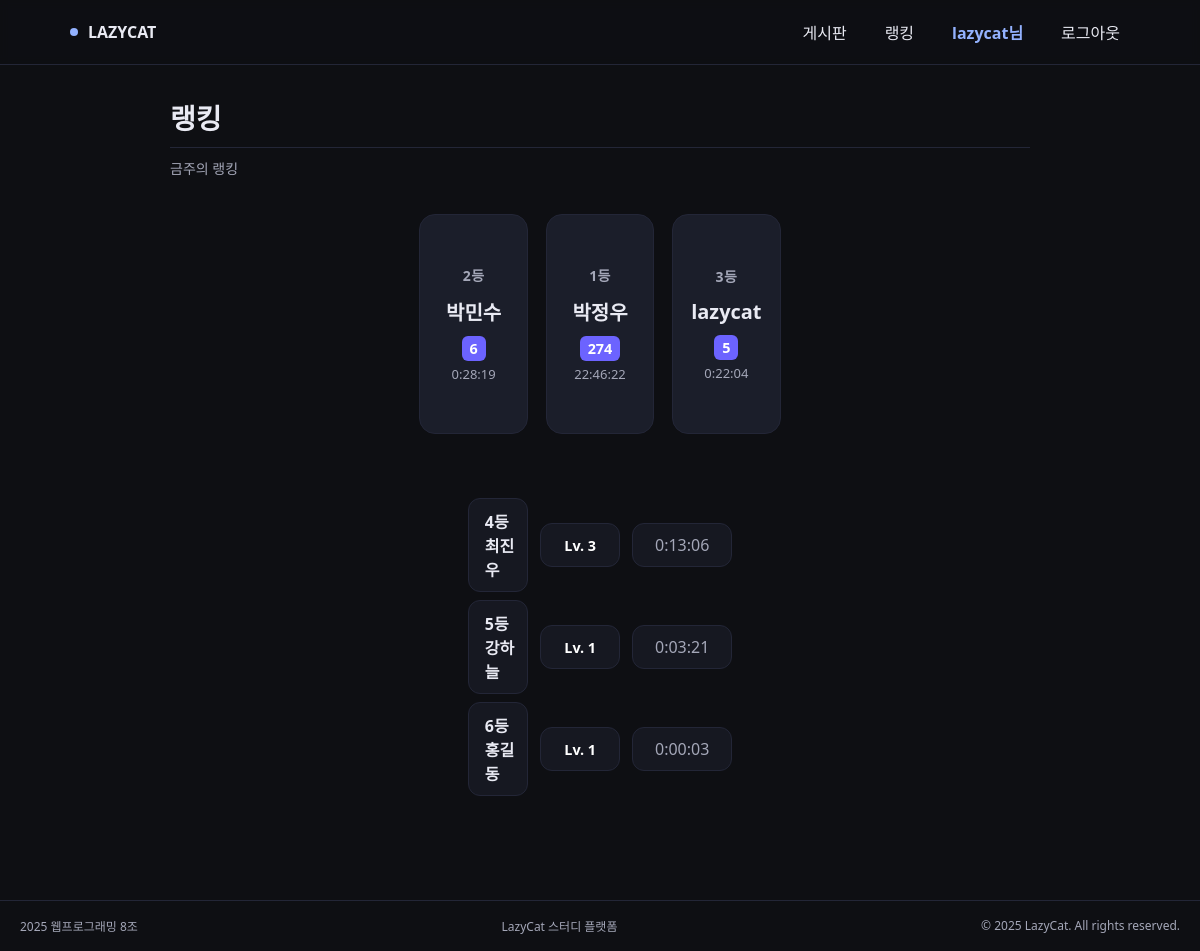
The app's page /ranking/ (signed in) with its own data.
### webapp/models.py (models this page shows, shortened)
class UserProfile(models.Model):
    user = models.OneToOneField(User, on_delete=models.CASCADE, related_name='profile')
    nickname = models.CharField(max_length=20, blank=True)
    level = models.IntegerField(default=1)  # Lv. 1
    avatar_index = models.PositiveSmallIntegerField(default=1) #프로필 사진
    total_study_time = models.DurationField(null=True, blank=True) # 총 공부 시간

### webapp/views.py (the view)
# urls.py: path('ranking/', views.weekly_ranking, name='ranking'),
def weekly_ranking(request: HttpRequest) -> HttpResponse:
    rankers = UserProfile.objects.exclude(total_study_time=None).order_by('-total_study_time')[:8]
    return render(request, 'ranking.html', {'rankers': rankers})

### templates/ranking.html (shortened to what this page needs)
{% extends 'base.html' %}
{% block header_content %}
    <header class="head">
      <h1 class="title">랭킹</h1>
      <p class="subtitle">금주의 랭킹</p>
    </header>
{% endblock %}
{% block content %}
    <section class="podium" aria-label="Top 3 Podium">
      <article class="tile rank-2">
        <h3>2등</h3>
        {% if rankers.1 %}
            <div class="name">{{ rankers.1.nickname|default:rankers.1.user.username }}</div>
            <div class="level">{{ rankers.1.user.profile.level }}</div>
            <div class="hours">{{ rankers.1.total_study_time }}</div>
        {% else %}
            <div class="name" style="color:var(--muted); font-weight:normal;">-</div>
            <div class="hours">-</div>
        {% endif %}
      </article>
      <article class="tile rank-1">
        <h3>1등</h3>
        {% if rankers.0 %}
            <div class="name">{{ rankers.0.nickname|default:rankers.0.user.username }}</div>
            <div class="level">{{ rankers.0.user.profile.level }}</div>
            <div class="hours">{{ rankers.0.total_study_time }}</div>
        {% else %}
            <div class="name" style="color:var(--muted); font-weight:normal;">아직 1등이<br>없습니다</div>
            <div class="hours"></div>
        {% endif %}
      </article>
      <article class="tile rank-3">
        <h3>3등</h3>
        {% if rankers.2 %}
            <div class="name">{{ rankers.2.nickname|default:rankers.2.user.username }}</div>
            <div class="level">{{ rankers.2.user.profile.level }}</div>
            <div class="hours">{{ rankers.2.total_study_time }}</div>
        {% else %}
            <div class="name" style="color:var(--muted); font-weight:normal;">-</div>
            <div class="hours">-</div>
        {% endif %}
      </article>
    </section>
    <section class="list" aria-label="4위부터 8위">
        {% for ranker in rankers|slice:"3:8" %}
            <div class="row">
                <div class="cell left">
                    {{ forloop.counter|add:3 }}등 {{ ranker.nickname|default:ranker.user.username }}
                </div>
                <div class="cell level">Lv. {{ ranker.user.profile.level }}</div>
                <div class="cell right">{{ ranker.total_study_time }}</div>
            </div>
        {% empty %}
            <div class="cell empty" style="justify-content: center; color: gray;">
                순위권 외 유저가 없습니다.
            </div>
        {% endfor %}
    </section>
{% endblock %}

### templates/gnb.html
<nav class="gnb" aria-label="Global Navigation">
  <div class="inner">
    <div class="brand"><span class="dot"></span>LAZYCAT</div>
    <div class="nav" role="menubar">
      <a role="menuitem" href="{% url 'board' %}">게시판</a>
      <a role="menuitem" href="{% url 'ranking' %}">랭킹</a>
      {% if user.is_authenticated %}
          <a role="menuitem" href="{% url 'profile' %}" style="color: #93b2ff; font-weight: bold;">
              {{ user.username }}님
          </a>
          <a role="menuitem" href="{% url 'logout' %}">로그아웃</a>
      {% else %}
          <a role="menuitem" href="{% url 'login' %}">로그인</a>
          <a role="menuitem" href="{% url 'register' %}">회원가입</a>
      {% endif %}
    </div>
  </div>
</nav>

### static/style.css (style rules this page uses)
:root { --bg: #0e0f13; --panel: #161821; --ink: #e9eaf3; --muted: #a4a7b8; --line: #232637; --accent: #93b2ff; --card: #1b1e2a; --ok: #79e08f; }
* { box-sizing: border-box }
html, body { height: 100%; margin: 0; background: var(--bg); color: var(--ink); font-family: system-ui, -apple-system, Segoe UI, Roboto, "Noto Sans KR", sans-serif; }
a { color: inherit; text-decoration: none }
.gnb { position: sticky; top: 0; z-index: 10; backdrop-filter: saturate(120%) blur(4px); background: rgba(14, 15, 19, .9); border-bottom: 1px solid var(--line); }
.gnb .inner { max-width: 1100px; margin: 0 auto; padding: 14px 20px; display: flex; align-items: center; justify-content: space-between }
.brand { display: flex; align-items: center; gap: 10px; font-weight: 800 }
.brand .dot { width: 8px; height: 8px; border-radius: 999px; background: var(--accent) }
.nav { display: flex; gap: 18px }
.nav a { padding: 6px 10px; border-radius: 10px }
.head { margin: 32px auto 16px; padding: 0 20px }

### templates/ranking.html (style rules this page uses)
:root { --bg:#0e0f13; --panel:#161821; --ink:#e9eaf3; --muted:#a4a7b8; --line:#232637; --accent:#93b2ff; --card:#1b1e2a; }
* { box-sizing:border-box }
html,body { height:100% }
body { margin:0;background:var(--bg);color:var(--ink);font-family:system-ui,-apple-system,Segoe UI,Roboto,"Noto Sans KR",sans-serif; }
a { color:inherit;text-decoration:none }
.head { max-width:900px;margin:32px auto 16px;padding:0 20px }
.title { font-size:28px;font-weight:900;margin:0 0 10px }
.subtitle { font-size:14px;color:var(--muted);margin:0;border-top:1px solid var(--line);padding-top:10px }
.podium { max-width:900px;margin:20px auto;display:grid;grid-template-columns:1fr 1fr 1fr;gap:18px;padding:0 20px }
.tile { background:var(--card);border:1px solid var(--line);border-radius:16px;display:flex;flex-direction:column;align-items:center;justify-content:center;text-align:center;padding:18px;min-height:160px }
.tile h3 { margin:0 0 6px;font-size:14px;color:var(--muted);font-weight:700;letter-spacing:.4px }
.tile .name { font-weight:900;font-size:20px;margin:6px 0 }
.tile .hours { font-size:13px;color:var(--muted) }
.rank-1 { min-height:220px }
.rank-2 { min-height:180px }
.rank-3 { min-height:150px }
.level { background:#6C63FF;color:white;display:inline-block;padding:3px 8px;border-radius:6px;font-size:0.9rem;font-weight:600;margin:4px 0; }
.list { max-width:700px;margin:24px auto 60px;padding:0 20px;display:grid;grid-template-columns:1fr 120px;gap:12px }
.cell { background:var(--panel);border:1px solid var(--line);border-radius:12px;min-height:44px;display:flex;align-items:center;justify-content:center;padding:10px 12px }
.cell.left { justify-content:flex-start;padding-left:16px;font-weight:700 }
.cell.right { color:var(--muted) }
.list { display: flex;flex-direction: column;gap: 0; }
.list > div { display: flex;align-items: center;justify-content: space-between; }
.list > .row { display:flex;align-items:center;justify-content:space-between;padding:4px 14px;border-radius:10px;gap:12px; }
.row .left { flex:1; }
.row .level { flex:0 0 80px;text-align:center;font-weight:600; }
.row .right { flex:0 0 100px;text-align:right; }

### records on screen
UserProfile: nickname+user "박민수", user+level "6", total_study_time "0:28:19"
UserProfile: nickname+user "박정우", user+level "274", total_study_time "22:46:22"
UserProfile: nickname+user "lazycat", user+level "5", total_study_time "0:22:04"
UserProfile: nickname "최진우", user.profile.level "3", total_study_time "0:13:06"
UserProfile: nickname "강하늘", user.profile.level "1", total_study_time "0:03:21"
UserProfile: nickname "홍길동", user.profile.level "1", total_study_time "0:00:03"

### other values on screen
{{ user.username }} "lazycat"
